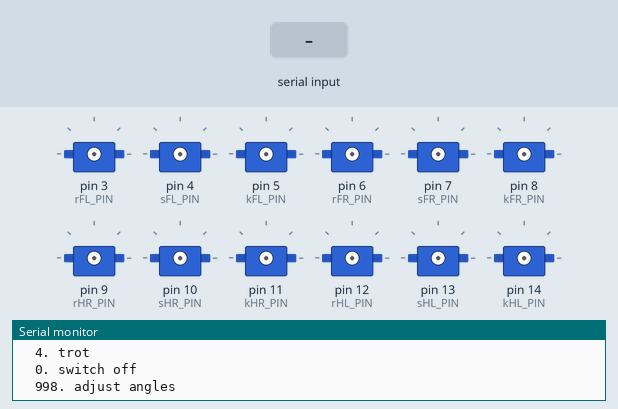
The sketch below on a simulated Arduino Uno, built with avr-gcc and run on an emulated ATmega328P. Parts: 12 × servo, the last lines printed to the serial monitor. Inputs (shaded band) come from the test bench.

Above: at 2.2 s.
2.3 s: "1\n" received over Serial
At 3.5 s:
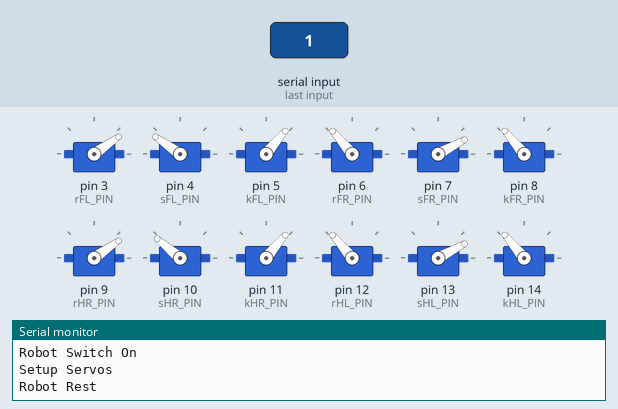
3.8 s: "2\n" received over Serial
At 4.6 s:
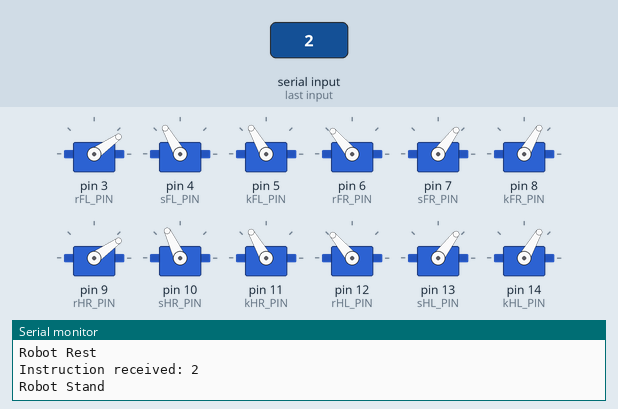
5.3 s: "3\n" received over Serial
At 5.76 s:
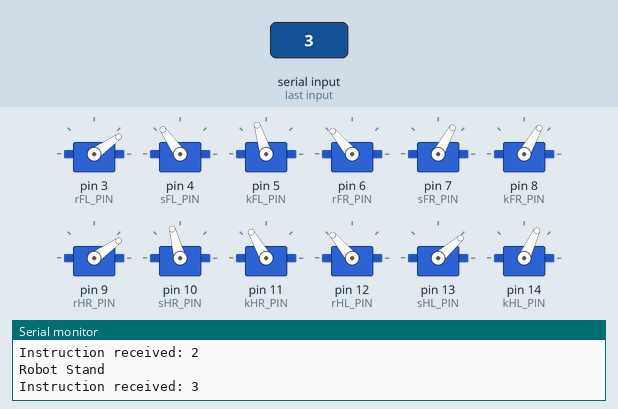
8.3 s: "4\n" received over Serial
11.3 s: "90,45\n" received over Serial
At 12.6 s:
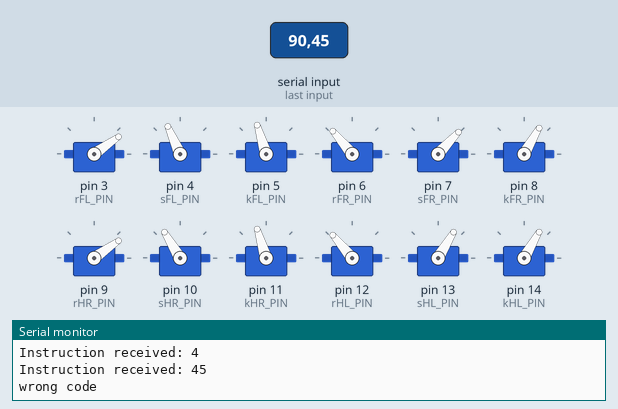
Timing chart, 0 to 14.3 s (numbered marks = the images above; inputs shaded):
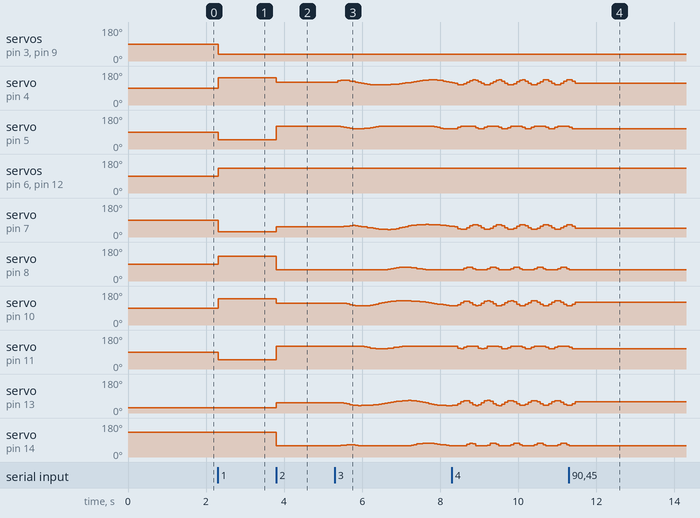

Measured:
- after the input at 2.3 s, servo on pin 3 (rFL_PIN): 90° → 35° at once; servo on pin 4 (sFL_PIN): 90° → 145° at once
- after the input at 3.8 s, servo on pin 4 (sFL_PIN): 145° → 120° at once; servo on pin 5 (kFL_PIN), servo on pin 11 (kHR_PIN): 50° → 120° at once; servo on pin 7 (sFR_PIN), servo on pin 13 (sHL_PIN): 28° → 53° at once; servo on pin 8 (kFR_PIN), servo on pin 14 (kHL_PIN): 130° → 60° at once; servo on pin 10 (sHR_PIN): 140° → 115° at once
- after the input at 11.3 s, servo on pin 4 (sFL_PIN): goes on until 11.5 s, then stays 114°; servo on pin 5 (kFL_PIN): goes on until 11.4 s, then stays 107°

The sketch:

DogRobot.ino
```cpp
#include "QuadrupedRobot.h"

QuadrupedRobot Robot;

void setup() {
  Serial.begin(9600);
  Serial.setTimeout(10);
  while (!Serial);
  // wait for ready
  while (Serial.available() && Serial.read()); // empty buffer
  delay(1000);

  PTL("Please select from menu: ");
  PTL("  1. switch on");
  PTL("  2. stand");
  PTL("  3. walk");
  PTL("  4. trot");
  PTL("  0. switch off");
  PTL("  998. adjust angles");
}

int inp = "";
int code = 999;
void loop() {
  if (Serial.available() > 0) {
    if (Serial.peek() != '\n') {
      inp = Serial.parseInt();
    } else {
      Serial.read();
      Serial.print("Instruction received: ");
      Serial.println(inp);

      code = inp;
      Robot.lock = false; // unlock the robot
      inp = "";
    }
  }

  switch(code) {
    case 1:
      Robot.switch_on();
      // lock the robot, unless the periodic motion code
      Robot.lock = true;
      break;
    case 2:
      Robot.bot_stand();
      Robot.lock = true;
      break;
    case 3:
      Robot.bot_walk();
//      Robot.lock = true; // for test
      break;
    case 4:
      Robot.bot_trot();
      break;
    case 0:
      Robot.switch_off();
      Robot.lock = true;
      break;
    case 998:
      Robot.adjust();
      Robot.lock = true;
    case 999:
      // waiting for input ...
      break;
    default:
      PTL("wrong code");
      code = 999;
  }

}
```

QuadrupedRobot.cpp
```cpp
#include <Arduino.h>
#include "QuadrupedRobot.h"

QuadrupedRobot::QuadrupedRobot()
{
}

QuadrupedRobot::~QuadrupedRobot()
{
}

void QuadrupedRobot::setup_servos()
{
  PTL("Setup Servos");
  for (size_t i = 0; i < DOF; i++)
  {
    if (servos[i] == nullptr)
      servos[i] = new Servo();
    servos[i]->attach(pins[i], SERVOMIN, SERVOMAX);
  }
}

void QuadrupedRobot::shut_servos()
{
  for (size_t i = 0; i < DOF; i++)
  {
    if (servos[i] != nullptr)
    {
      servos[i]->detach();
    }
  }
}

/**
 * Servo Write Current Angles
 * Current Angles is in Callibrated Coordinate,
 * which should be transfered to real angle degrees before using.
 */
void QuadrupedRobot::servo_write_angs()
{
//  PTL("Servo Write Angles");
  double real_ang{};
  double pulsewidth{};
  for (size_t i = 0; i < DOF; i++)
  {
    real_ang = init_angs[i] + dir[i] * current_angs_ptr[i];
    pulsewidth = 500 + real_ang / 90.0 * 1000;
    if (!servos[i]->attached())
    {
      servos[i]->attach(pins[i], SERVOMIN, SERVOMAX);
    }
    servos[i]->writeMicroseconds(pulsewidth);
  }
}

/**
 * CPG (Central Pattern Generator)
 * Based on HOPF oscillator
 * Output: current_angs_ptr will be updated with output angles.
 */
void QuadrupedRobot::cpg_signal()
{
  double *pose_angs_ptr{stand_angs};
  // -1 for elbow style, 1 for knee style
  int8_t knee_factor[4]{-1, -1, 1, 1};
  // dt = 0.0001s, dt * 100 = 0.01s
  for (size_t itr = 0; itr < CPG_ITERATES; itr++) {
    for (byte i = 0; i < 4; i++) {
      r_square[i] = x[i] * x[i] + y[i] * y[i]; // 1

      // Frequency of the oscillator
      omega[i] = omega_st / (exp(- a * y[i]) + 1) + omega_sw / (exp(a * y[i]) + 1); // 9.42

      // HOPF Oscillator
      x_dot[i] = alpha * (mu - r_square[i]) * x[i] - omega[i] * y[i];
      y_dot[i] = alpha * (mu - r_square[i]) * y[i] + omega[i] * x[i];

      /**
       * coupling terms
       * [
       *   R11 R21 R31 R41
       *   R12 R22 R32 R42
       *   R13 R23 R33 R43
       *   R14 R24 R34 R44
       * ]
       */
      x_dot[i] += cos(theta[0][i]) * x[0] - sin(theta[0][i]) * y[0];
      y_dot[i] += sin(theta[0][i]) * x[0] + cos(theta[0][i]) * y[0];
      x_dot[i] += cos(theta[1][i]) * x[1] - sin(theta[1][i]) * y[1];
      y_dot[i] += sin(theta[1][i]) * x[1] + cos(theta[1][i]) * y[1];
      x_dot[i] += cos(theta[2][i]) * x[2] - sin(theta[2][i]) * y[2];
      y_dot[i] += sin(theta[2][i]) * x[2] + cos(theta[2][i]) * y[2];
      x_dot[i] += cos(theta[3][i]) * x[3] - sin(theta[3][i]) * y[3];
      y_dot[i] += sin(theta[3][i]) * x[3] + cos(theta[3][i]) * y[3];

      // update the signal values
      x[i] += x_dot[i] * CPG_DT;
      y[i] += y_dot[i] * CPG_DT;

      // Hip Joint Angels
      current_angs_ptr[i * 3] = 0 + pose_angs_ptr[i * 3];
      current_angs_ptr[i * 3 + 1] = x[i] * 180 / M_PI + pose_angs_ptr[i * 3 + 1];

      // Knee Joint Angel
      if (y[i] > 0) {
        current_angs_ptr[i * 3 + 2] = pose_angs_ptr[i * 3 + 2];
      } else {
        current_angs_ptr[i * 3 + 2] = y[i] * knee_factor[i] * Ak * 180 / (M_PI * Ah) + pose_angs_ptr[i * 3 + 2];
      }
    }
  }
}

void QuadrupedRobot::switch_on()
{
  if(lock) return;
  PTL("Robot Switch On");
  setup_servos();
  bot_rest();
  delay(1000);
  shut_servos();
}

void QuadrupedRobot::switch_off()
{
  if(lock) return;
  PTL("Robot Switch Off");
  shut_servos();
}

void QuadrupedRobot::adjust()
{
  if(lock) return;
  double *temp {current_angs_ptr};
  double adjust_angs[12] {};
  current_angs_ptr = adjust_angs;
  servo_write_angs();
  current_angs_ptr = temp;
}

void QuadrupedRobot::bot_rest()
{
  if(lock) return;
  PTL("Robot Rest");
  current_angs_ptr = rest_angs;
  servo_write_angs();
}

void QuadrupedRobot::bot_stand()
{
  if(lock) return;
  PTL("Robot Stand");
  current_angs_ptr = stand_angs;
  servo_write_angs();
}

/**
 * Walk
 * T = 4 * PI / omega_sw
 */
void QuadrupedRobot::bot_walk()
{
  if(lock) return;
  // LF, RF, LH, RH
  double phi[4]{0, 0.5, 0.25, 0.75};
  // init data for CPG
  beta = 0.75;
  Ah = 0.2;
  omega_sw = 2 * M_PI;
  omega_st = omega_sw * (1 - beta) / beta;
  mu = Ah * Ah;
  for (int i = 0; i < 4; i++) {
    for (int j = 0; j < 4; j++) {
      theta[i][j] = 2 * M_PI * (phi[i] - phi[j]);
    }
  }
  current_angs_ptr = new double [DOF];
  cpg_signal();
  servo_write_angs();
  delete [] current_angs_ptr;
}

/**
 * Trot
 * T = 3 * PI / omega_sw
 */
void QuadrupedRobot::bot_trot()
{
  if(lock) return;
  // LF, RF, LH, RH
  double phi[4]{0, 0.5, 0, 0.5};
  // init data for CPG
  beta = 0.5;
  omega_sw = 5 * M_PI;
  omega_st = omega_sw * (1 - beta) / beta;
  mu = Ah * Ah;
  for (int i = 0; i < 4; i++) {
    for (int j = 0; j < 4; j++) {
      theta[i][j] = 2 * M_PI * (phi[i] - phi[j]);
    }
  }
  current_angs_ptr = new double[DOF];
  cpg_signal();
  servo_write_angs();
  delete [] current_angs_ptr;
}
```

QuadrupedRobot.h
```cpp
#ifndef QUADRUPED_ROBOT_H
#define QUADRUPED_ROBOT_H

#include "Arduino.h"
#include <Servo.h>

#define PT(s) Serial.print(s)
#define PTL(s) Serial.println(s)
#define PTF(s) Serial.print(F(s)) //trade flash memory for dynamic memory with F() function
#define PTLF(s) Serial.println(F(s))

// Servo Pin configs
#define rFL_PIN 3
#define sFL_PIN 4
#define kFL_PIN 5
#define rFR_PIN 6
#define sFR_PIN 7
#define kFR_PIN 8
#define rHR_PIN 9
#define sHR_PIN 10
#define kHR_PIN 11
#define rHL_PIN 12
#define sHL_PIN 13
#define kHL_PIN 14

//servo constants
#define SERVOMIN 500
#define SERVOMAX 2500

#define DOF 12

// CPG Oscillator data output time period: CPG_DT * CPG_ITERATES
#define CPG_DT 0.005
#define CPG_ITERATES 10

class QuadrupedRobot
{
private:
  Servo *servos[DOF] = {
      nullptr, nullptr, nullptr,
      nullptr, nullptr, nullptr,
      nullptr, nullptr, nullptr,
      nullptr, nullptr, nullptr};
  byte pins[DOF]{
      rFL_PIN, sFL_PIN, kFL_PIN,
      rFR_PIN, sFR_PIN, kFR_PIN,
      rHR_PIN, sHR_PIN, kHR_PIN,
      rHL_PIN, sHL_PIN, kHL_PIN};

  // Servo rotation configs
  uint8_t init_angs[12]{35, 90, 180, 130, 83, 0, 35, 85, 180, 130, 83, 0};
  int8_t dir[12]{1, -1, -1, -1, 1, 1, -1, 1, 1, 1, -1, -1};

  // Angles in callibrated coordinate
  double stand_angs[12]{0, -30, 60, 0, -30, 60, 0, 30, -60, 0, 30, -60};
  double rest_angs[12]{0, -55, 130, 0, -55, 130, 0, 55, -130, 0, 55, -130};
  double *current_angs_ptr{nullptr};

  /**
   * CPG Gait Configs
   */
  uint8_t alpha{1000};
  double beta{0.5};
  double Ah{0.2};
  double Ak{0.2};
  uint8_t a{10};
  double omega_sw{5*M_PI};

  // oscillator signals
  double x[4] {1, 0, 0, 0};
  double y[4] {0, 0, 0, 0};
  // x_dot = dx / dt
  double x_dot[4] {};
  double y_dot[4] {};
  // r_square = x^2 + y^2
  double r_square[4] {};

  double omega_st {};
  double mu {};
  double omega[4] {};
  double theta[4][4] {};

  double rad2deg(double rad);
  void setup_servos();
  void shut_servos();
  void servo_write_angs();
  void cpg_signal();

public:
  QuadrupedRobot();
  ~QuadrupedRobot();

  // lock any robot motion
  bool lock{false};

  void switch_on();
  void switch_off();
  void adjust();
  void bot_rest();
  void bot_stand();
  void bot_walk();
  void bot_trot();

};

#endif
```
